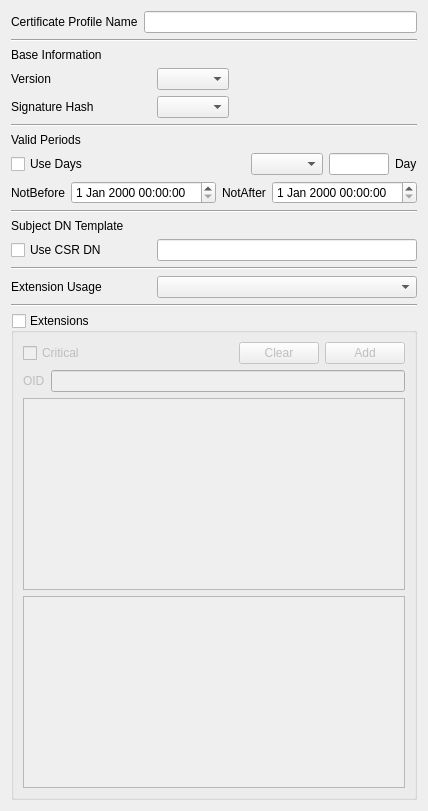
     <widget class="QWidget" name="mBaseTab">
      <attribute name="title">
       <string>Base</string>
      </attribute>
      <layout class="QGridLayout" name="gridLayout">
       <item row="2" column="0">
        <widget class="QLabel" name="label_2">
         <property name="text">
          <string>Base Information</string>
         </property>
        </widget>
       </item>
       <item row="11" column="0">
        <layout class="QGridLayout" name="gridLayout_11">
         <property name="topMargin">
          <number>0</number>
         </property>
         <item row="0" column="0">
          <widget class="QCheckBox" name="mUseCSRCheck">
           <property name="minimumSize">
            <size>
             <width>140</width>
             <height>0</height>
            </size>
           </property>
           <property name="text">
            <string>Use CSR DN</string>
           </property>
          </widget>
         </item>
         <item row="0" column="1">
          <widget class="QLineEdit" name="mSubjectDNText"/>
         </item>
        </layout>
       </item>
       <item row="4" column="0">
        <layout class="QGridLayout" name="gridLayout_8">
         <property name="topMargin">
          <number>0</number>
         </property>
         <item row="0" column="1">
          <widget class="QComboBox" name="mHashCombo"/>
         </item>
         <item row="0" column="0">
          <widget class="QLabel" name="label_4">
           <property name="minimumSize">
            <size>
             <width>140</width>
             <height>0</height>
            </size>
           </property>
           <property name="maximumSize">
            <size>
             <width>140</width>
             <height>16777215</height>
            </size>
           </property>
           <property name="text">
            <string>Signature Hash</string>
           </property>
          </widget>
         </item>
         <item row="0" column="2">
          <spacer name="horizontalSpacer_2">
           <property name="orientation">
            <enum>Qt::Horizontal</enum>
           </property>
           <property name="sizeHint" stdset="0">
            <size>
             <width>40</width>
             <height>20</height>
            </size>
           </property>
          </spacer>
         </item>
        </layout>
       </item>
       <item row="15" column="0">
        <widget class="QGroupBox" name="mExtensionsGroup">
         <property name="minimumSize">
          <size>
           <width>0</width>
           <height>0</height>
          </size>
         </property>
         <property name="title">
          <string>Extensions</string>
         </property>
         <property name="checkable">
          <bool>true</bool>
         </property>
         <property name="checked">
          <bool>false</bool>
         </property>
         <layout class="QVBoxLayout" name="verticalLayout_6">
          <item>
           <layout class="QGridLayout" name="gridLayout_27">
            <item row="0" column="0">
             <widget class="QCheckBox" name="mExtensionsCriticalCheck">
              <property name="text">
               <string>Critical</string>
              </property>
             </widget>
            </item>
            <item row="0" column="2">
             <widget class="QPushButton" name="mExtensionsClearBtn">
              <property name="text">
               <string>Clear</string>
              </property>
             </widget>
            </item>
            <item row="0" column="3">
             <widget class="QPushButton" name="mExtensionsAddBtn">
              <property name="text">
               <string>Add</string>
              </property>
             </widget>
            </item>
            <item row="0" column="1">
             <spacer name="horizontalSpacer_15">
              <property name="orientation">
               <enum>Qt::Horizontal</enum>
              </property>
              <property name="sizeHint" stdset="0">
               <size>
                <width>40</width>
                <height>20</height>
               </size>
              </property>
             </spacer>
            </item>
           </layout>
          </item>
          <item>
           <layout class="QGridLayout" name="gridLayout_28">
            <item row="0" column="0">
             <widget class="QLabel" name="label_34">
              <property name="text">
               <string>OID</string>
              </property>
             </widget>
            </item>
            <item row="0" column="1">
             <widget class="QLineEdit" name="mExtensionsOIDText"/>
            </item>
           </layout>
          </item>
          <item>
           <widget class="QPlainTextEdit" name="mExtensionsValueText"/>
          </item>
          <item>
           <widget class="QTableWidget" name="mExtensionsTable">
            <property name="contextMenuPolicy">
             <enum>Qt::CustomContextMenu</enum>
            </property>
            <attribute name="horizontalHeaderHighlightSections">
             <bool>false</bool>
            </attribute>
            <attribute name="verticalHeaderHighlightSections">
             <bool>false</bool>
            </attribute>
           </widget>
          </item>
         </layout>
        </widget>
       </item>
       <item row="10" column="0">
        <widget class="QLabel" name="label_9">
         <property name="text">
          <string>Subject DN Template</string>
         </property>
        </widget>
       </item>
       <item row="8" column="0">
        <layout class="QGridLayout" name="gridLayout_10">
         <property name="topMargin">
          <number>0</number>
         </property>
         <item row="0" column="0">
          <widget class="QLabel" name="label_7">
           <property name="text">
            <string>NotBefore</string>
           </property>
          </widget>
         </item>
         <item row="0" column="2">
          <widget class="QLabel" name="label_8">
           <property name="text">
            <string>NotAfter</string>
           </property>
          </widget>
         </item>
         <item row="0" column="1">
          <widget class="QDateTimeEdit" name="mNotBeforeDateTime"/>
         </item>
         <item row="0" column="3">
          <widget class="QDateTimeEdit" name="mNotAfterDateTime"/>
         </item>
        </layout>
       </item>
       <item row="6" column="0">
        <widget class="QLabel" name="label_5">
         <property name="text">
          <string>Valid Periods</string>
         </property>
        </widget>
       </item>
       <item row="14" column="0">
        <widget class="Line" name="line_13">
         <property name="orientation">
          <enum>Qt::Horizontal</enum>
         </property>
        </widget>
       </item>
       <item row="0" column="0">
        <layout class="QGridLayout" name="gridLayout_6">
         <item row="0" column="0">
          <widget class="QLabel" name="label">
           <property name="maximumSize">
            <size>
             <width>140</width>
             <height>16777215</height>
            </size>
           </property>
           <property name="text">
            <string>Certificate Profile Name</string>
           </property>
          </widget>
         </item>
         <item row="0" column="1">
          <widget class="QLineEdit" name="mNameText"/>
         </item>
        </layout>
       </item>
       <item row="13" column="0">
        <layout class="QGridLayout" name="gridLayout_22">
         <property name="topMargin">
          <number>0</number>
         </property>
         <item row="0" column="0">
          <widget class="QLabel" name="label_10">
           <property name="minimumSize">
            <size>
             <width>140</width>
             <height>0</height>
            </size>
           </property>
           <property name="text">
            <string>Extension Usage</string>
           </property>
          </widget>
         </item>
         <item row="0" column="1">
          <widget class="QComboBox" name="mExtUsageCombo">
           <property name="sizePolicy">
            <sizepolicy hsizetype="Expanding" vsizetype="Fixed">
             <horstretch>0</horstretch>
             <verstretch>0</verstretch>
            </sizepolicy>
           </property>
          </widget>
         </item>
        </layout>
       </item>
       <item row="1" column="0">
        <widget class="Line" name="line_10">
         <property name="orientation">
          <enum>Qt::Horizontal</enum>
         </property>
        </widget>
       </item>
       <item row="7" column="0">
        <layout class="QGridLayout" name="gridLayout_9">
         <property name="topMargin">
          <number>0</number>
         </property>
         <item row="0" column="4">
          <widget class="QLabel" name="label_6">
           <property name="text">
            <string>Day</string>
           </property>
          </widget>
         </item>
         <item row="0" column="0">
          <widget class="QCheckBox" name="mUseDaysCheck">
           <property name="minimumSize">
            <size>
             <width>140</width>
             <height>0</height>
            </size>
           </property>
           <property name="text">
            <string>Use Days</string>
           </property>
          </widget>
         </item>
         <item row="0" column="1">
          <spacer name="horizontalSpacer_3">
           <property name="orientation">
            <enum>Qt::Horizontal</enum>
           </property>
           <property name="sizeHint" stdset="0">
            <size>
             <width>40</width>
             <height>20</height>
            </size>
           </property>
          </spacer>
         </item>
         <item row="0" column="3">
          <widget class="QLineEdit" name="mDaysText">
           <property name="maximumSize">
            <size>
             <width>60</width>
             <height>16777215</height>
            </size>
           </property>
          </widget>
         </item>
         <item row="0" column="2">
          <widget class="QComboBox" name="mDaysTypeCombo"/>
         </item>
        </layout>
       </item>
       <item row="9" column="0">
        <widget class="Line" name="line_12">
         <property name="orientation">
          <enum>Qt::Horizontal</enum>
         </property>
        </widget>
       </item>
       <item row="3" column="0">
        <layout class="QGridLayout" name="gridLayout_7">
         <property name="topMargin">
          <number>0</number>
         </property>
         <item row="0" column="1">
          <widget class="QComboBox" name="mVersionCombo"/>
         </item>
         <item row="0" column="0">
          <widget class="QLabel" name="label_3">
           <property name="minimumSize">
            <size>
             <width>140</width>
             <height>0</height>
            </size>
           </property>
           <property name="maximumSize">
            <size>
             <width>140</width>
             <height>16777215</height>
            </size>
           </property>
           <property name="text">
            <string>Version</string>
           </property>
          </widget>
         </item>
         <item row="0" column="2">
          <spacer name="horizontalSpacer">
           <property name="orientation">
            <enum>Qt::Horizontal</enum>
           </property>
           <property name="sizeHint" stdset="0">
            <size>
             <width>40</width>
             <height>20</height>
            </size>
           </property>
          </spacer>
         </item>
        </layout>
       </item>
       <item row="5" column="0">
        <widget class="Line" name="line_11">
         <property name="orientation">
          <enum>Qt::Horizontal</enum>
         </property>
        </widget>
       </item>
       <item row="12" column="0">
        <widget class="Line" name="line">
         <property name="orientation">
          <enum>Qt::Horizontal</enum>
         </property>
        </widget>
       </item>
      </layout>
     </widget>
